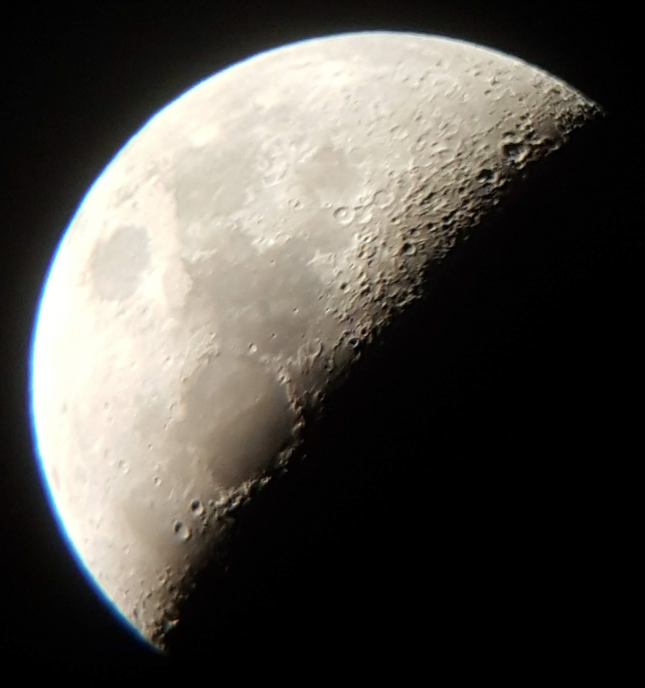
#> input picture AstPy-007 Lunar Surface/mymoon.jpg, 1935 x 2064 px (shown at 1/3 size)
$ jupyter execute --allow-errors lunar.ipynb   (shell and % lines are left out)
#> lines starting #> are read from the running program, lines starting #| are printed output that depends on the picture
Name: __________________ Class: __________________ Date: __________________

<center>

</center>

# Lunar Surface

## AIM - To compare our Moon image to known data and calculate some feature sizes
Difficulty: Hard

<div class="alert alert-block alert-warning">
    <strong>Note</strong> - You need an image of the Moon that you've taken for this activity, preferably with a telescope, which shows the terminus (first or third quarter moons are best). My demo image is in this directory under <strong>mymoon.jpg</strong>.
</div>

**Predict**

Have a think about these questions and make some predictions! Be sure to tell someone else what you predict.

1) Do the near and far sides of the Moon look the same?
2) What sort of surface features do you think you can find on the Moon?
3) How do we measure the height of the Moons surface?

**Enter your predictions:**
1)
2)
3)

## Contents

* [Start](#Start)
* [Crater Width](#CWID)
* [Crater Depth](#CDEP)
* [LRO and LOLA Data](#LRO)
* [Challenges](#Challenges)
* [References](#References)
* [Acknowledgements](#ACK)

## Let's go: <a class="anchor" id="Start"></a>

Import the required modules below:

[cell 1]
# run me
import numpy as np
import pandas as pd
import matplotlib.pyplot as plt
from mpl_toolkits.mplot3d import Axes3D
from IPython.display import Image
from skyfield.api import PlanetaryConstants, load
from scipy import ndimage
from skimage import io

In this notebook you will first compare your image of the Moon with a map from the Lunar and Planetary Institute (LPI).

<div class="alert alert-block alert-success">
    Upload your image by clicking on <strong>File - Open</strong> which opens the dashboard view then the <strong>upload</strong> button on the top right. Rename it to <strong>mymoon.jpg</strong> (or png) and load it below:</div>

[cell 2]
moon = io.imread('mymoon.jpg')
#> moon is the input picture: shape (2064, 1935, 3); mean R, G, B 79.7, 76.7, 71.3

A telescope will flip the image upside down so now rotate the image so the Moon is how you saw it with yours eyes in the sky.

If you took the image with your phone then it may not need rotating.

<div class="alert alert-block alert-success">
    Use the next cell to rotate your image and then run the cell after to plot your image.
</div>

[cell 3]
# Your image will need rotating since the telescope flips the image
# you might have to change this angle from 225 degrees!
moon_rot = ndimage.rotate(moon, 225)
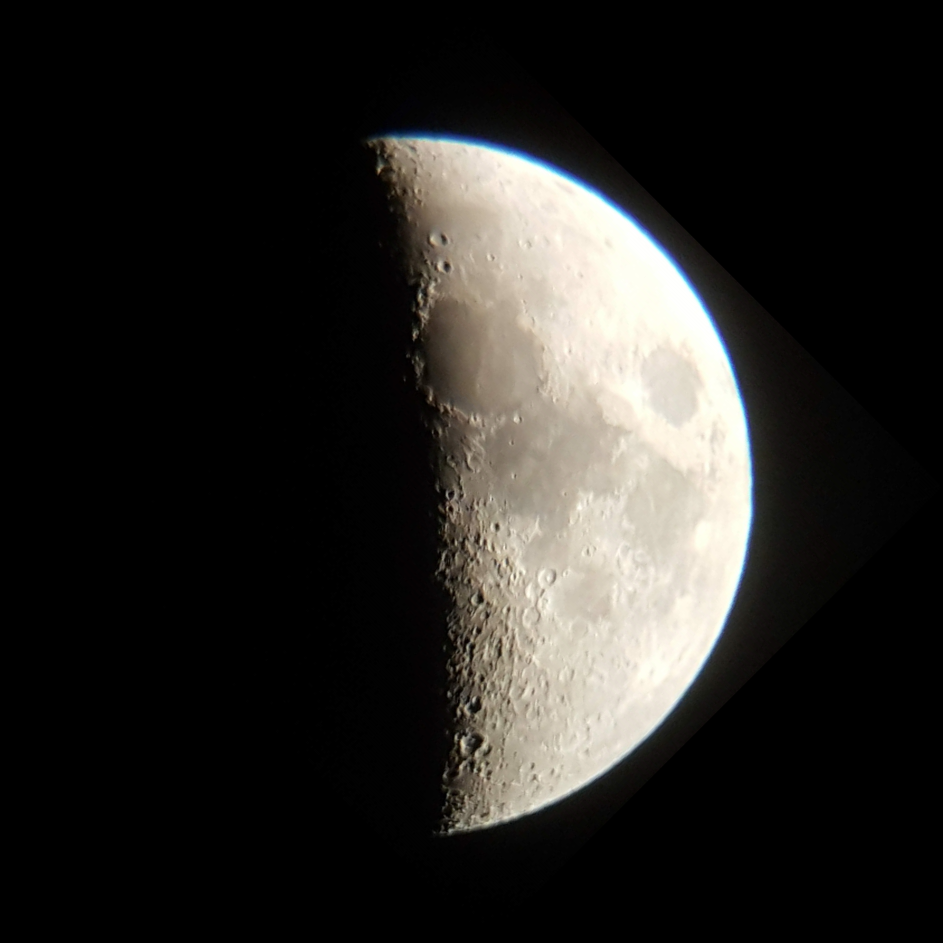
#> moon_rot: shape (2828, 2828, 3) (shown at 1/3 size); mean R, G, B 39.8, 38.3, 35.6
